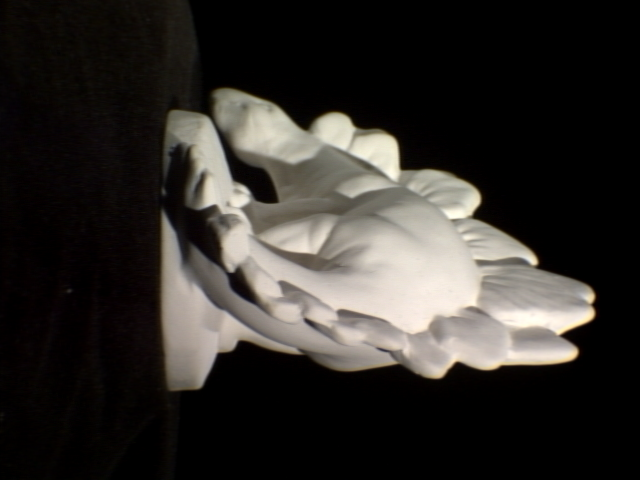
#> input picture hw3/p3-082674-148131/input/dino0021.png, 640 x 480 px
$ python ply_test.py
#> lines starting #> are read from the running program, lines starting #| are printed output that depends on the picture; after the words box and inside, x2 and y2 are one past the last pixel; in counts of white or black regions, pixels touching at a corner belong together
#!/usr/bin/env python

'''
Simple example of stereo image matching and point cloud generation.
Resulting .ply file cam be easily viewed using MeshLab ( http://meshlab.sourceforge.net/ )
'''

# Python 2/3 compatibility
from __future__ import print_function

import numpy as np
import cv2
import sys


ply_header = '''ply
format ascii 1.0
element vertex %(vert_num)d
property float x
property float y
property float z
property uchar red
property uchar green
property uchar blue
end_header
'''

def write_ply(fn, verts, colors):
    verts = verts.reshape(-1, 3)
    colors = colors.reshape(-1, 3)
    verts = np.hstack([verts, colors])
    with open(fn, 'wb') as f:
        f.write((ply_header % dict(vert_num=len(verts))).encode('utf-8'))
        np.savetxt(f, verts, fmt='%f %f %f %d %d %d ')


if __name__ == '__main__':
	print('loading images...')
	imgL = cv2.pyrDown( cv2.imread('../input/dino0021.png') )  # downscale images for faster processing
	imgR = cv2.pyrDown( cv2.imread('../input/dino0022.png') )
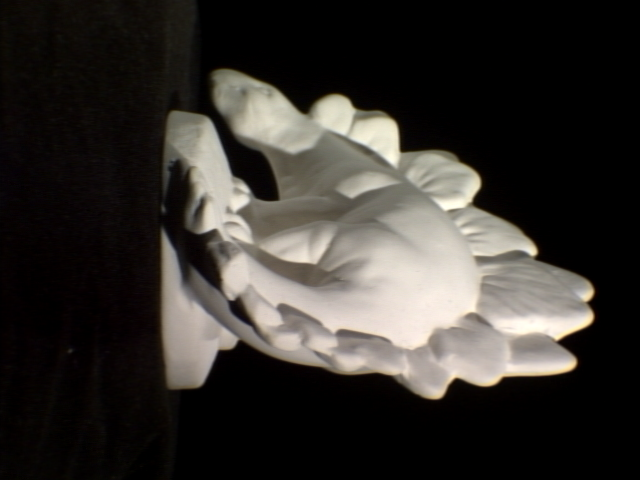
#> input picture hw3/p3-082674-148131/input/dino0022.png, 640 x 480 px
	if imgL is None:
		print("Image 21 not found.")
		sys.exit()
	if imgR is None:
		print("Image 22 not found.")
		sys.exit()

    # disparity range is tuned for 'aloe' image pair
	window_size = 3
	min_disp = 16
	num_disp = 112-min_disp
	stereo = cv2.StereoSGBM_create(minDisparity = min_disp,
        numDisparities = num_disp,
        blockSize = 16,
        P1 = 8*3*window_size**2,
        P2 = 32*3*window_size**2,
        disp12MaxDiff = 1,
        uniquenessRatio = 10,
        speckleWindowSize = 100,
        speckleRange = 32
	)

	print('computing disparity...')
	disp = stereo.compute(imgL, imgR).astype(np.float32) / 16.0
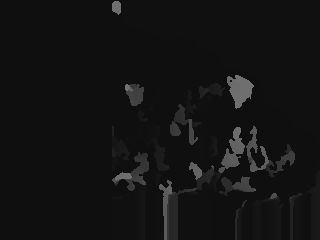
#> disp: shape (240, 320) float32; min 15, max 111, mean 19.2

	print('generating 3d point cloud...',)
	h, w = imgL.shape[:2]
#> h = 240; w = 320
	f = 0.8*w                          # guess for focal length
#> f = 256
	Q = np.float32([[1, 0, 0, -0.5*w],
                    [0,-1, 0,  0.5*h], # turn points 180 deg around x-axis,
                    [0, 0, 0,     -f], # so that y-axis looks up
                    [0, 0, 1,      0]])
	points = cv2.reprojectImageTo3D(disp, Q)
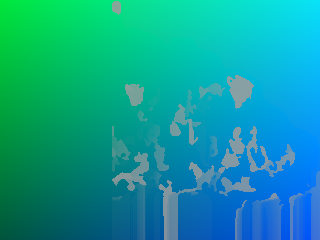
#> points: shape (240, 320, 3) float32; mean of channels 0, 1, 2 -0.318, 0.17, -15.69; drawn with min black and max white
	colors = cv2.cvtColor(imgL, cv2.COLOR_BGR2RGB)
	mask = disp > disp.min()
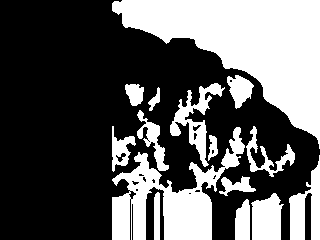
#> mask: shape (240, 320) bool; 36% white; 15 white regions, largest, box (x1, y1, x2, y2) and area: (112, 0, 320, 149) 13895, (112, 127, 245, 240) 5761, (289, 155, 320, 240) 1390
	out_points = points[mask]
	out_colors = colors[mask]
	out_fn = 'out.ply'
	write_ply('out.ply', out_points, out_colors)
	print('%s saved' % 'out.ply')

	cv2.imshow('left', imgL)
	cv2.imshow('disparity', (disp-min_disp)/num_disp)
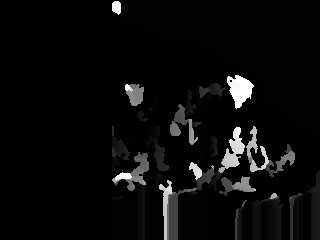
#> window 'disparity': shape (240, 320) float32; min -0.0104, max 0.99, mean 0.0337; drawn with min black and max white
	cv2.waitKey()
cv2.destroyAllWindows()
